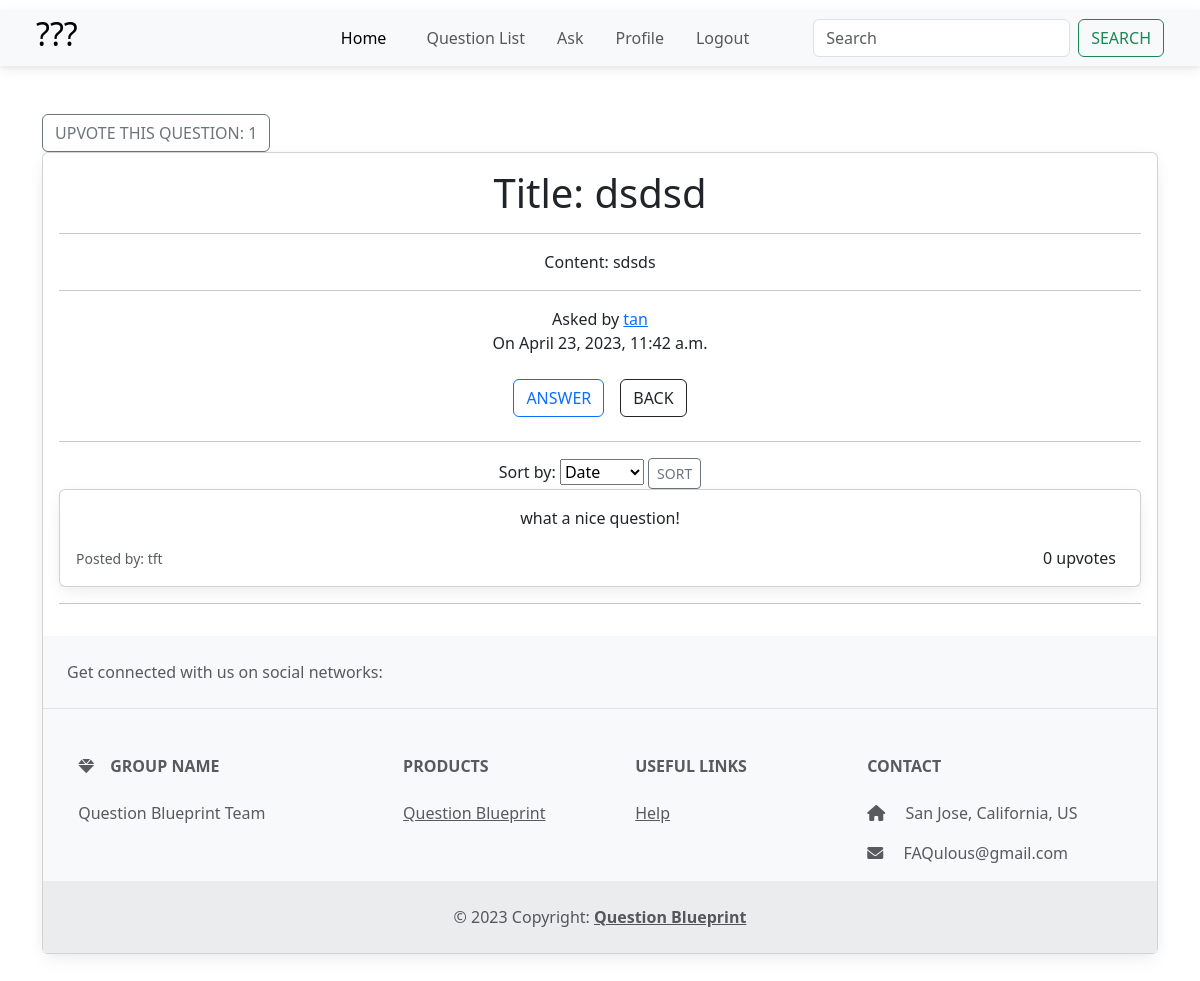
Screenshot of /question/30/ (signed in) with the database file from the repository.
### main_app/models.py (models this page shows, shortened)
class Question(models.Model):
    user = models.ForeignKey(User, on_delete=models.CASCADE)
    title = models.CharField(max_length=200, blank=False, null=False)
    content = models.TextField(max_length=20000, blank=False, null=False)
    tag = TaggableManager(blank=True)
    upvote_num = models.IntegerField(default=0)
    created_date = models.DateTimeField(default=timezone.now)

class Answer(models.Model):
    question = models.ForeignKey(Question, related_name="answer", on_delete=models.CASCADE)
    user = models.ForeignKey(User, on_delete=models.CASCADE)
    content = models.TextField(max_length=10000)
    created_date = models.DateTimeField(default=timezone.now)
    upvote_num = models.IntegerField(default=0)

### main_app/views.py (the view)
# urls.py: path('question/<int:pk>/', views.QuestionDetailView.as_view(), name='question_detail_view'),
class QuestionDetailView(LoginRequiredMixin, DetailView):
    model = Question
    context_object_name = 'single_question'
    def get_context_data(self, **kwargs):
        context = super().get_context_data(**kwargs)
        answers = self.object.answer.all()
        sorted_answers = answers.order_by('-upvote_num')
        context['sorted_answers'] = sorted_answers
        return context

### main_app/templates/main_app/question_detail.html (shortened to what this page needs)
{% extends "base_nav.html" %}{% load crispy_forms_tags %}  {% block content %}
<div class="container my-5">
        <form
          method="POST"
          action="{% url 'main_app:question_upvote' single_question.id %}"
        >
          <button type="submit" class="btn btn-outline-secondary">
            Upvote This Question: {{ single_question.upvote_num }}
          </button>
        </form>
  <div class="card">
    <div class="card-body text-center">
      <h1 class="card-title">Title: {{ single_question.title }}</h1>
      <hr />
      <p>Content: {{ single_question.content }}</p>
      <hr />
      <span
        >Asked by
        <a href="{% url 'profile_view' single_question.user.username %}"
          >{{single_question.user}}</a
        ></span
      >
      <p>On {{single_question.created_date}}</p>
      <div class="button-group">
        <a href="{% url 'main_app:answer_create_view' single_question.id %}"
          ><button class="btn btn-outline-primary m-2">Answer</button></a
        >
        <a href="{% url 'main_app:question_view' %}"
          ><button class="btn btn-outline-dark m-2">Back</button></a
        >
      </div>
      <hr />
      <div>
        {% if not sorted_answers%}
        <h5>No answer...</h5>
        {% else %}
        <div class="sort-by">
      <form method="GET">
        <label for="sort">Sort by:</label>
        <select class="" id="sort" name="sort">
          <option value="created_date" {% if request.GET.sort == 'created' %}selected{% endif %}>Date</option>
        </select>
        <button class="btn-outline-secondary btn btn-sm" type="submit">Sort</button>
      </form>
<div class="card mb-3">
  {% for ans in sorted_answers %}
      <div class="card-body">
        <p class="card-text">{{ ans.content }}</p>
        <div class="d-flex justify-content-between align-items-center">
          <small class="text-muted">Posted by: {{ ans.user.username }}</small>
          <div class="d-flex align-items-center">
            <span class="mx-2">{{ ans.upvote_num }} upvotes</span>
          </div>
        </div>
      </div>
  {% endfor %}{% endif %}
</div>
      <hr />
    </div>
  </div>
</div>
{% endblock content %}

### static/style.css (style rules this page uses)
.button-group { display: flex; flex-wrap: wrap; justify-content: center; }
button { padding: 10px; margin: 10px; font-size: 20px; border-radius: 40px; }

### rows the page displays
Question: upvote_num "1", title "dsdsd", content "sdsds", user "tan", created_date "April 23, 2023, 11:42 a.m."
Answer: content "what a nice question!", user.username "tft", upvote_num "0"
